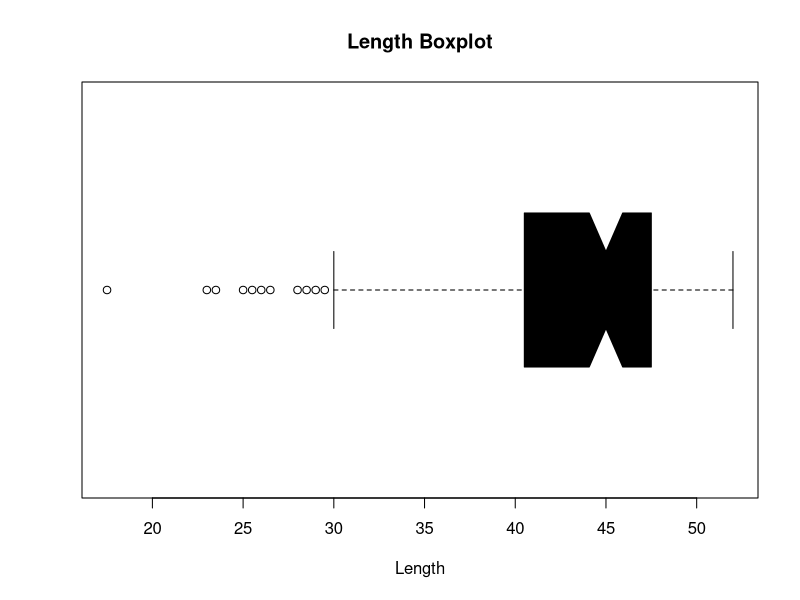

Here is the R script that generated this plot:
## ---- chunk 1
knitr::opts_chunk$set(echo = TRUE)
## ---- chunk 2
ddt <- read.csv("DDT.csv")
head(t)

# Finding the different manipulations of LENGTH in DDT
len = ddt$LENGTH
head(len)

# Chebyshev’s theorem
k = 2
cheb = 1 - 1 / (k ^ 2)
cheb

# boxplot
boxplot(len, main = "Length Boxplot", xlab = "Length", col = "black", horizontal = TRUE, notch = TRUE)

z = (len - mean(len)) / sd(len)
head(z)

# R to calculate the exact proportion within 2 standard deviation of the mean.
exacttwo = length(len[abs(z) < 2]) / length(len)
exacttwo
